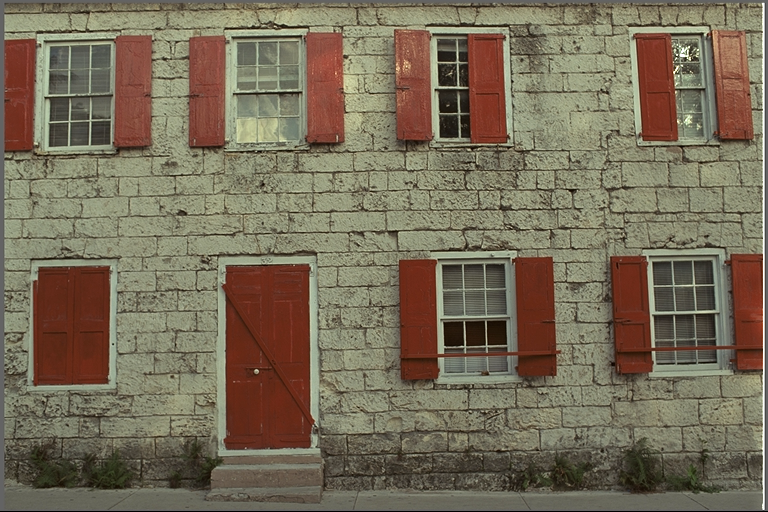
#> input picture data/dataset_fanny/kodim01.png, 768 x 512 px; its folder holds only this picture in this run
$ python quality_dataset.py
#> lines starting #> are read from the running program, lines starting #| are printed output that depends on the picture
### src/pca_numba.py
"""PCA por canal con kernels Numba: secuencial, paralelo y baseline BLAS."""
import numpy as np
from numba import njit, prange


# [24 lines left out: functions matmul_seq, matmul_par, not called in this run]


MODES = {"seq": matmul_seq, "par": matmul_par, "blas": np.dot}


def pca_fit_transform(X, k, mode):
    mm = MODES[mode]
    mean = X.mean(axis=0)
    Xc = np.ascontiguousarray(X - mean)
    cov = mm(np.ascontiguousarray(Xc.T), Xc) / (X.shape[0] - 1)
    vals, vecs = np.linalg.eigh(cov)             # orden ascendente
    vals = vals[::-1]
    Vk = np.ascontiguousarray(vecs[:, ::-1][:, :k])
    Z = mm(Xc, Vk)
    return Z, Vk, mean, vals


def pca_reconstruct(Z, Vk, mean, mode):
    mm = MODES[mode]
    return np.clip(mm(Z, np.ascontiguousarray(Vk.T)) + mean, 0, 255)


def compress_channels(X_rgb, k, mode):
    """X_rgb: HxWx3 float64. Devuelve (reconstruida, bytes_teoricos, varianza_explicada)."""
    h, w, c = X_rgb.shape
    rec = np.empty_like(X_rgb)
    evr = []
    for ch in range(c):
        Z, Vk, mean, vals = pca_fit_transform(X_rgb[:, :, ch], k, mode)
        rec[:, :, ch] = pca_reconstruct(Z, Vk, mean, mode)
        evr.append(vals[:k].sum() / vals.sum())
    stored = c * (h * k + w * k + w) * 4         # float32
    return rec, stored, float(np.mean(evr))


# [5 lines left out: function warmup, not called in this run]


def mse(a, b):
    return float(np.mean((a - b) ** 2))


def psnr(a, b):
    m = mse(a, b)
    return float("inf") if m == 0 else 10 * np.log10(255.0 ** 2 / m)

### src/quality_dataset.py
"""Calidad de la compresion PCA sobre una carpeta de imagenes (por defecto, Kodak)."""
import argparse
import csv
import glob
import os

import matplotlib
matplotlib.use("Agg")
import matplotlib.pyplot as plt
import numpy as np
from PIL import Image

from pca_numba import compress_channels, psnr, mse

EXTENSIONES = ("*.png", "*.bmp", "*.jpg", "*.jpeg")


def listar_imagenes(carpeta):
    archivos = []
    for e in EXTENSIONES:
        archivos += glob.glob(os.path.join(carpeta, e))
    return sorted(archivos)


def main():
    ap = argparse.ArgumentParser()
    ap.add_argument("--data", default="data/dataset_fanny")
    ap.add_argument("--out", default="results")
    ap.add_argument("--tag", default="kodak", help="prefijo de los archivos de salida")
    ap.add_argument("--ks", type=int, nargs="+", default=[1, 2, 5, 10, 20, 30, 50, 75])
    ap.add_argument("--mode", default="blas", choices=["seq", "par", "blas"])
    ap.add_argument("--limit", type=int, default=0, help="usar solo las primeras N imagenes (0 = todas)")
    ap.add_argument("--example", default=None, help="nombre de archivo para la figura visual")
    ap.add_argument("--show-ks", type=int, nargs="+", default=[5, 20, 50])
    a = ap.parse_args()
    os.makedirs(a.out, exist_ok=True)

    files = listar_imagenes(a.data)
    if a.limit > 0:
        files = files[:a.limit]
    if not files:
        raise SystemExit(f"No hay imagenes en {a.data}")

    rows = []
    for path in files:
        name = os.path.basename(path)
        X = np.asarray(Image.open(path).convert("RGB"), dtype=np.float64)
        h, w, _ = X.shape
#> h = 512; w = 768
        original = h * w * 3
#> original = 1179648
        for k in a.ks:
            if k > w:
                continue
            rec, stored, evr = compress_channels(X, k, a.mode)
            rows.append({"imagen": name, "k": k, "ratio": original / stored,
                         "psnr_db": psnr(X, rec), "mse": mse(X, rec), "var_explicada": evr})
#> this loop made 8 passes
#> (stored, evr, m in psnr) on passes 1 to 8: (24576, 0.324, 960.3), (39936, 0.475, 732.5), (86016, 0.641, 495.4), (162816, 0.724, 379.5), (316416, 0.794, 282.3), (470016, 0.832, 230), (777216, 0.876, 169.5), (1161216, 0.91, 123.2)
#> pass 1, in pca_fit_transform, `vals, vecs = np.linalg.eigh(cov)`:
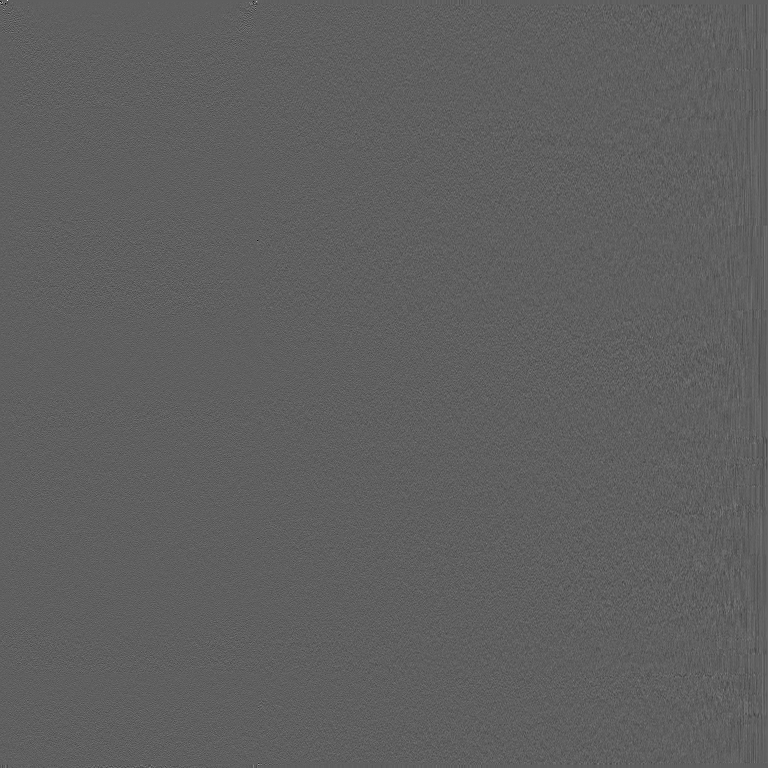
#> vecs: shape (768, 768) float64; min -0.565, max 0.937, mean 3.27e-05; drawn with min black and max white
#> pass 1, in pca_fit_transform (call 2), `Xc = np.ascontiguousarray(X - mean)`:
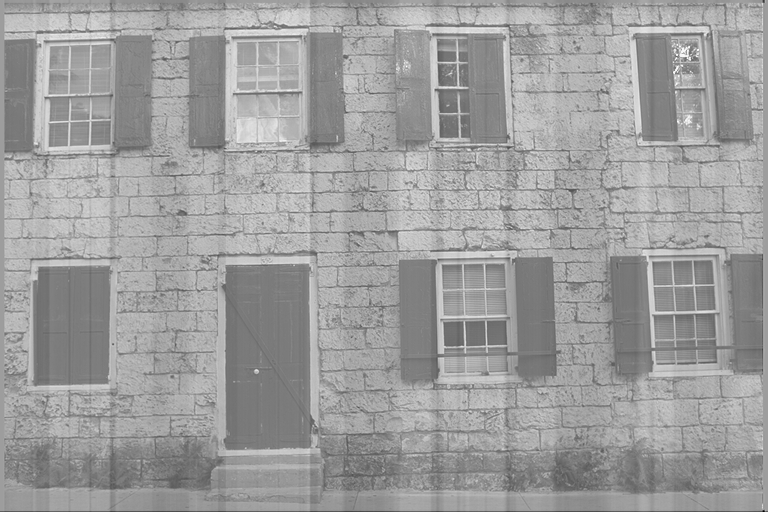
#> Xc: shape (512, 768) float64; min -253.3, max 156.1, mean 0; drawn with min black and max white
#> after the loop, rows = 8 items
        print("listo", name)

    # --- CSV por imagen ---
    with open(os.path.join(a.out, f"{a.tag}_por_imagen.csv"), "w", newline="") as f:
        wr = csv.DictWriter(f, fieldnames=list(rows[0].keys()))
        wr.writeheader()
        wr.writerows(rows)

    # --- resumen por k ---
    ks = sorted({r["k"] for r in rows})
#> ks = [1, 2, 5, 10, 20, 30, 50, 75]
    summary = []
    for k in ks:
        sel = [r for r in rows if r["k"] == k]
        p = np.array([r["psnr_db"] for r in sel])
        summary.append({"k": k, "n_imagenes": len(sel),
                        "ratio_prom": np.mean([r["ratio"] for r in sel]),
                        "psnr_prom": p.mean(), "psnr_std": p.std(),
                        "psnr_min": p.min(), "psnr_max": p.max(),
                        "var_expl_prom": np.mean([r["var_explicada"] for r in sel])})
#> this loop made 8 passes
#> (k, p) on passes 3 to 8: (5, [21.18]), (10, [22.34]), (20, [23.62]), (30, [24.51]), (50, [25.84]), (75, [27.22])
#> p on passes 1 to 2: [18.31], [19.48]
#> after the loop, summary = 8 items
    with open(os.path.join(a.out, f"{a.tag}_resumen.csv"), "w", newline="") as f:
        wr = csv.DictWriter(f, fieldnames=list(summary[0].keys()))
        wr.writeheader()
        wr.writerows({k: (round(v, 4) if isinstance(v, float) else v) for k, v in s.items()} for s in summary)

    # --- mejor y peor imagen con un k de referencia ---
    kref = 20 if 20 in ks else ks[len(ks) // 2]
#> kref = 20
    ref = sorted((r for r in rows if r["k"] == kref), key=lambda r: r["psnr_db"])
#> ref = 1 item
    print(f"\nk={kref}: peor {ref[0]['imagen']} ({ref[0]['psnr_db']:.2f} dB) | "
          f"mejor {ref[-1]['imagen']} ({ref[-1]['psnr_db']:.2f} dB)")
#| k=20: peor kodim01.png (23.62 dB) | mejor kodim01.png (23.62 dB)

    # --- graficas ---
    kk = [s["k"] for s in summary]
#> kk = [1, 2, 5, 10, 20, 30, 50, 75]
    pm = np.array([s["psnr_prom"] for s in summary])
#> pm = [18.31, 19.48, 21.18, 22.34, 23.62, 24.51, 25.84, 27.22]
    ps = np.array([s["psnr_std"] for s in summary])
#> ps = [0, 0, 0, 0, 0, 0, 0, 0]
    fig, ax = plt.subplots(1, 2, figsize=(11, 4))
    ax[0].plot(kk, pm, "o-")
    ax[0].fill_between(kk, pm - ps, pm + ps, alpha=0.25)
    ax[0].set(xlabel="k (componentes)", ylabel="PSNR promedio (dB)", title="Calidad vs k (+/- 1 desv. est.)")
    ax[1].plot([s["ratio_prom"] for s in summary], pm, "o-")
    for s in summary:
        ax[1].annotate(f"k={s['k']}", (s["ratio_prom"], s["psnr_prom"]), fontsize=7)
#> this loop made 8 passes
    ax[1].set(xlabel="razon de compresion (x:1)", ylabel="PSNR promedio (dB)", title="Calidad vs compresion")
    fig.tight_layout()
    fig.savefig(os.path.join(a.out, f"{a.tag}_calidad.png"), dpi=150)
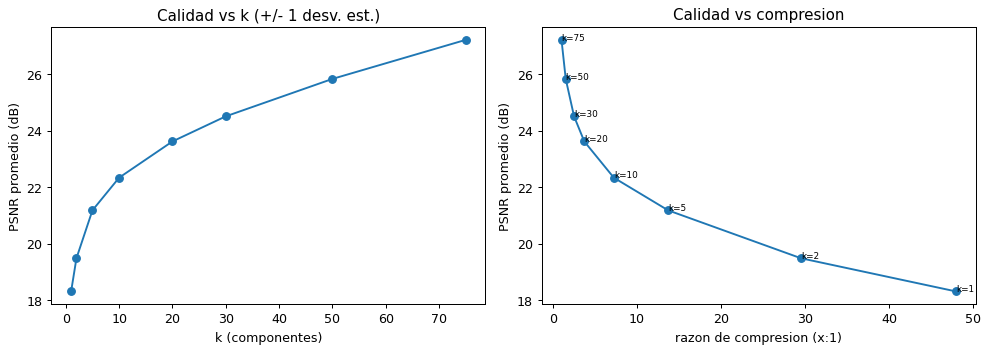
#> figure drawn by matplotlib, 2 panels

    # --- figura visual de una imagen ---
    ex = next((f for f in files if a.example and os.path.basename(f) == a.example), files[0])
    X = np.asarray(Image.open(ex).convert("RGB"), dtype=np.float64)
    h, w, _ = X.shape
    fig, ax = plt.subplots(1, 1 + len(a.show_ks), figsize=(4 * (1 + len(a.show_ks)), 3.5))
    ax[0].imshow(X.astype(np.uint8))
    ax[0].set_title("Original")
    ax[0].axis("off")
    for i, k in enumerate(a.show_ks, start=1):
        rec, stored, _ = compress_channels(X, k, a.mode)
        ax[i].imshow(rec.astype(np.uint8))
        ax[i].set_title(f"k={k} | {h * w * 3 / stored:.1f}:1 | {psnr(X, rec):.1f} dB", fontsize=9)
        ax[i].axis("off")
#> this loop made 3 passes
#> (stored, m in psnr) on passes 1 to 3: (86016, 495.4), (316416, 282.3), (777216, 169.5)
#> pass 1, in pca_fit_transform (call 26), `cov = mm(np.ascontiguousarray(Xc.T), Xc) / (X.shape[0] - 1)`:
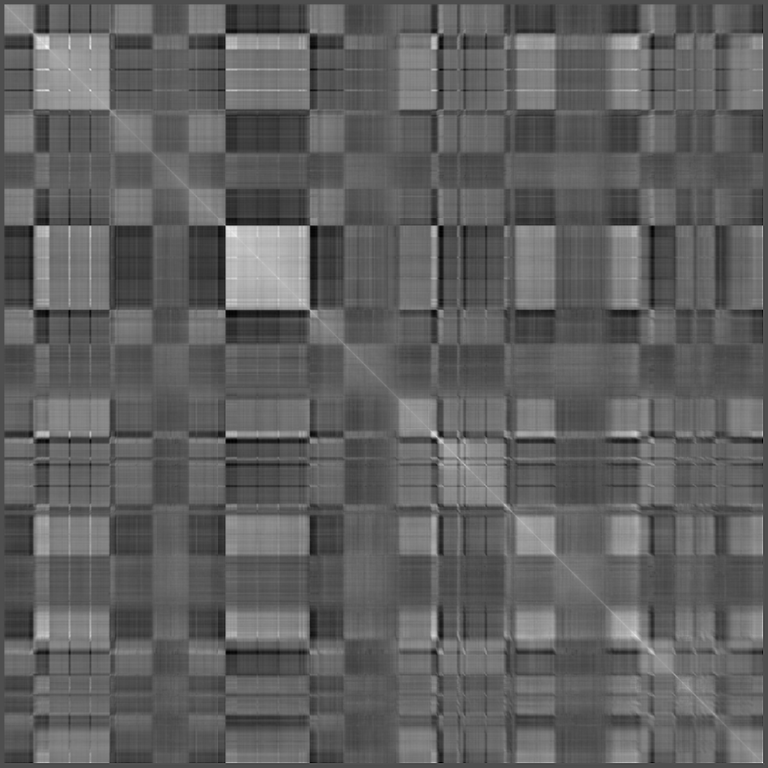
#> cov: shape (768, 768) float64; min -1721.9, max 3945.3, mean 429.6; drawn with min black and max white
#> pass 1, in pca_fit_transform (call 26), `vals, vecs = np.linalg.eigh(cov)`:
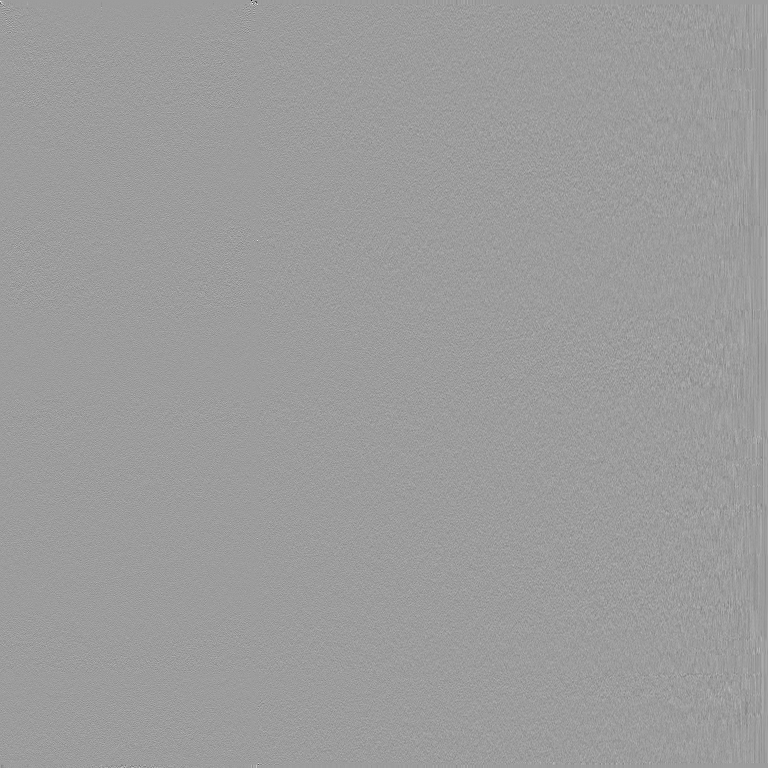
#> vecs: shape (768, 768) float64; min -0.94, max 0.593, mean 5.04e-05; drawn with min black and max white
#> after the loop:
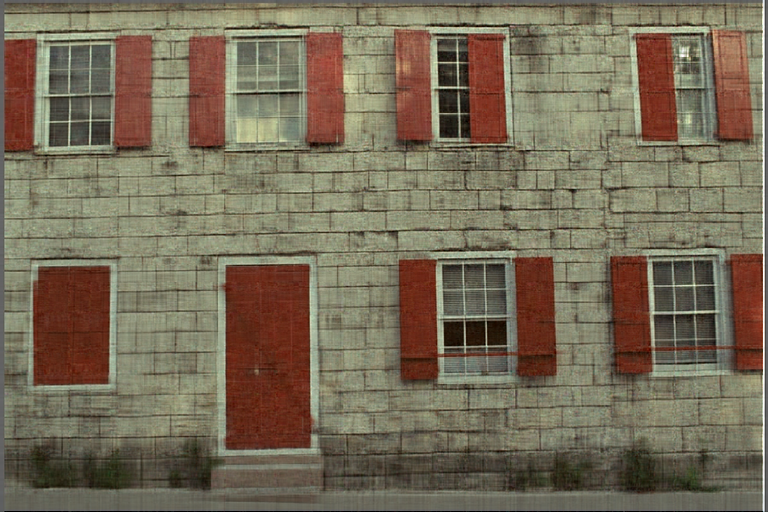
#> rec: shape (512, 768, 3) float64; mean R, G, B 119.8, 108.8, 88.4
    fig.tight_layout()
    fig.savefig(os.path.join(a.out, f"{a.tag}_ejemplo.png"), dpi=150)
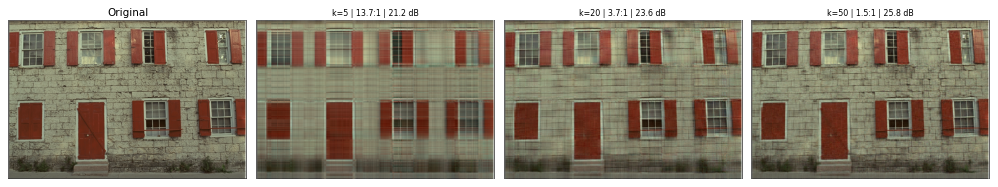
#> figure drawn by matplotlib, 4 panels
    print(f"Figuras y CSV en {a.out}/")


if __name__ == "__main__":
    main()
